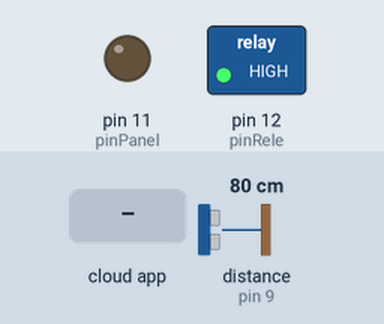
A sketch run on a simulated Arduino Uno, built with avr-gcc and run on an emulated ATmega328P. Shown: switched loads named in the sketch (green lamp = pin HIGH), output pins drawn as LEDs (lit = HIGH). Wiring (inferred from the names in the program): ultrasonic range finder: trigger pin 8; echo pin 9. The inputs (shaded band) are chosen by the test bench; at power-on: distance to the obstacle (sensor on pin 9) 80 cm. The echo pulse lasts 58.3 µs per cm; the ROS host is connected and sends only what is stated; pins used as bus, display or sensor lines are not drawn.

Above: at 1.2 s.
1.3 s: the phone or cloud app sets genuinoState to 1
At 2.3 s:
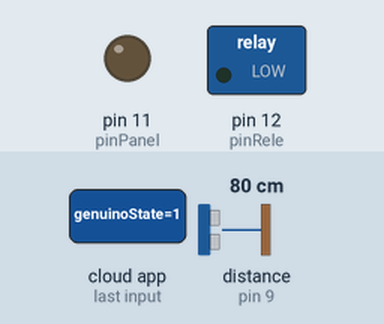
Timing chart, 0 to 6.6 s (numbered marks = the images above; inputs shaded):
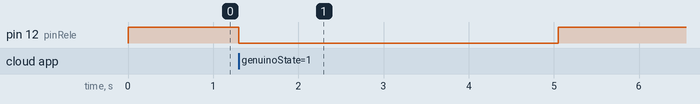

Measured:
- after the input at 1.3 s, pin 12 (pinRele): HIGH → LOW at once, → HIGH 3.8 s later

The sketch:

sketch_may02a.ino
```cpp
#include <TimerOne.h>
#include <ros.h>    /*#include <std_msgs/THE_TYPE_OF_THE_MESSAGE_YOU_SUBSCRIBER>*/
#include <std_msgs/Bool.h>
#include <std_msgs/Int32.h>

const int ledPin = LED_BUILTIN;//LED pin
const int Trigger = 8;          //Pin digital 8  Trigger  sensor
const int Echo = 9;             //Pin digital 9  Echo     sensor
const int pinRele = 12;         //Pin digital  Rele signal
const int pinPanel = 11;        //Pin digital   Panel signal
bool genuinoState;              //User_detected_state
volatile unsigned long blinkCount = 1;

ros::NodeHandle nh;

/*ROS_CALLBACK GENUINO_STATE*/
void messageCb(const std_msgs::Bool& msg){
  bool genuinoState;
  genuinoState=msg.data;

  if(genuinoState==true)
  {
    digitalWrite(pinRele,LOW);
   // digitalWrite(LED_BUILTIN, HIGH);
   delay(800000);
    digitalWrite(pinRele,HIGH);
  }


   // digitalWrite(LED_BUILTIN, LOW);
}
/*Declaring ROS objects*/
/*SUBSCRIBERS*/
  ros::Subscriber<std_msgs::Bool> sub("genuinoState", &messageCb); //Blink & User
/*PUBLISHER*/
  std_msgs::Int32 str_msg;
  ros::Publisher chatter("sensorDistance", &str_msg); //Distancia_sensor_ultrasonico

void setup() {
/*SETUP  OUTPUTS*/
  pinMode(pinRele,OUTPUT);
  digitalWrite(pinRele, HIGH);    //RELAY1 LOW_ENABLED
  pinMode(pinPanel,OUTPUT);
  digitalWrite(pinPanel, LOW);   //RELAY2 LOW_ENABLED
/*SETUP ULTRASONIC SENSOR*/
  pinMode(Trigger, OUTPUT);       //SESNOR_PIN OUTPUT
  pinMode(Echo, INPUT);           //SENSOR_PIN INPUT
  digitalWrite(Trigger, LOW);     //SET PIN AS LOW
 // Serial.begin(9600);
/*TIMER SETUP*/
  Timer1.initialize(1000000);     //1 seg
/*ROS Node initialization*/
  nh.initNode();
  nh.advertise(chatter);
  nh.subscribe(sub);
}

 /**ULTRASONIC SENSOR**/
float distance_cm(){
  float t,d;  //time, distance
  digitalWrite(Trigger, HIGH);
  delayMicroseconds(10);          //Enviamos un pulso de 10us
  digitalWrite(Trigger, LOW);
  t = pulseIn(Echo, HIGH);  //obtenemos el ancho del pulso
  d = 0.017*t;             //escalamos el tiempo a una distancia en cm
  delay(80);               //60 ms Datasheet
  return d;
}

/*ISR_TIMER CALLBACK*/
   void ISR_Blink()
   {         blinkCount++;   }    // Contador veces se enciende el LED

void loop() {
  float cm,N;
  cm = distance_cm();
  noInterrupts();
  N = blinkCount;

if(cm<81|| cm>120){
   Timer1.attachInterrupt(ISR_Blink);
   blinkCount=1;
}

if(N>20) // seg
{
 Timer1.detachInterrupt();
 blinkCount=0;
}
else if(N==0)
{
   digitalWrite(pinPanel,HIGH); //disabled
}
else if(N>0)
{
  digitalWrite(pinPanel,LOW); //enabled
}
Serial.print("cm = ");
Serial.print(cm);
Serial.print("N = ");
Serial.println(N);
 /*ROS*/  /*PUBLISHER*/
  str_msg.data = cm;
  chatter.publish( &str_msg );
  nh.spinOnce();
  interrupts();
}
```
